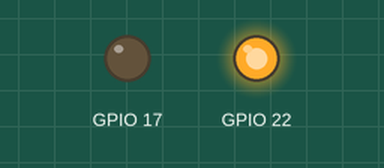
A program run on a simulated Raspberry Pi (BCM pin numbers). Shown: output pins drawn as LEDs (lit = HIGH). At 30.1 s the program stops and its outputs stay as they are.

Above: at 0.2 s.
At 2.5 s:
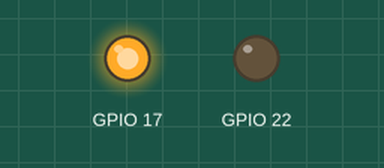
Timing chart, 0 to 3.0 s (numbered marks = the images above):
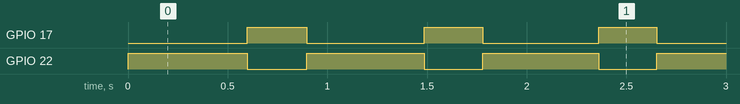

The program:

on2.py
```python
import RPi.GPIO as GPIO
import time

GPIO.setmode(GPIO.BCM)
GPIO.setup(22,GPIO.OUT)
GPIO.setup(17,GPIO.OUT)
GPIO.setup(27,GPIO.IN, pull_up_down=GPIO.PUD_UP)

count = 0
speed = 0.3
while (count < 100):
			GPIO.output(22,GPIO.HIGH)
			time.sleep(speed)
			GPIO.output(22,GPIO.LOW)
			if (count % 2 > 0):
				GPIO.output(17,GPIO.HIGH)
				time.sleep(speed)
				GPIO.output(17,GPIO.LOW)
			count = count + 1
			speed = speed - 0.002
```

Measured:
- by itself, GPIO 17: repeats every 0.88 s: LOW 0.59 s, HIGH 0.29 s, until it stays LOW from 30.1 s
- by itself, GPIO 22: repeats every 0.89 s: LOW 0.30 s, HIGH 0.59 s, until it stays LOW from 30.0 s
